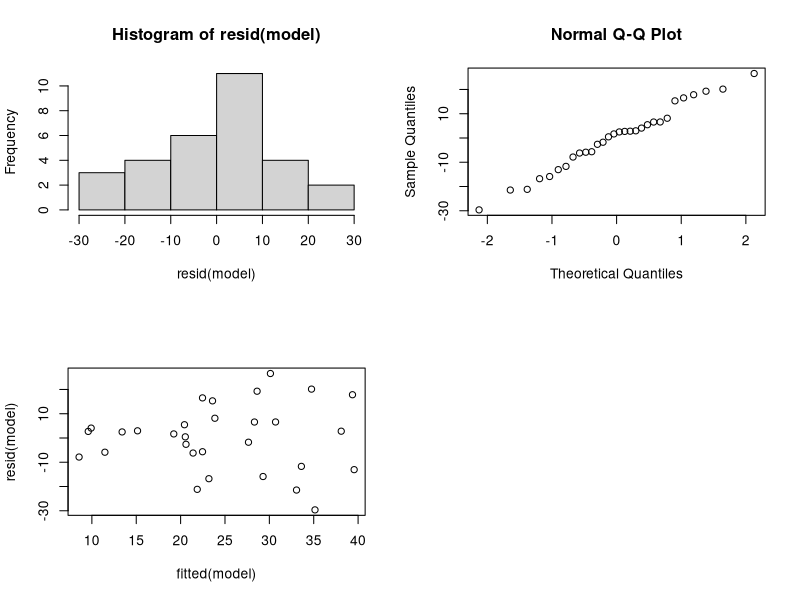

The R source for this figure:

#MLR.R

Case=c(1,2,3,4,5,6,7,8,9,10,11,12,13,14,15,16,17,18,19,20,21,22,23,24,25,26,27,28,29,30)
Taste =c(12.3,20.9,39,47.9,5.6,25.9,37.3,21.9,18.1,21,34.9,57.2,0.7,25.9,54.9,
40.9,15.9,6.4,18,38.9,14,15.2,32,56.7,16.8,11.6,26.5,0.7,13.4,5.5)

Acetic =c(4.543,5.159,5.366,5.759,4.663,5.697,5.892,6.078,4.898,5.242,5.74,6.446,4.477,5.236,6.151,
6.365,4.787,5.412,5.247,5.438,4.564,5.298,5.455,5.855,5.366,6.043,6.458,5.328,5.802,6.176)

H2S =c(3.135,5.043,5.438,7.496,3.807,7.601,8.726,7.966,3.85,4.174,6.142,7.908,2.996,4.942,6.752,
9.588,3.912,4.7,6.174,9.064,4.949,5.22,9.242,10.199,3.664,3.219,6.962,3.912,6.685,4.787)

Lactic=c(0.86,1.53,1.57,1.81,0.99,1.09,1.29,1.78,1.29,1.58,1.68,1.9,1.06,1.3,1.52,1.74,1.16,1.49,1.63,1.99,1.15,1.33,1.44,2.01,1.31,1.46,
1.72,1.25,1.08,1.25)



#######################################################
model =lm(Taste ~ Acetic)
par(mfrow=c(2,2))
       #Histogram
hist(resid(model))
       #QQ plot
qqnorm(resid(model))
plot(fitted(model), resid(model))
par(mfrow=c(1,1))

########################################################





model1=lm(Taste~ Acetic + H2S)
model2 =lm(Taste~ Acetic + Lactic)
model3 =lm(Taste~ Lactic + H2S)
model4 =lm(Taste~ Acetic + Lactic + H2S)



summary(model1)$r.squared
summary(model2)$r.squared
summary(model3)$r.squared
summary(model4)$r.squared






summary(model1)$adj.r.squared
summary(model2)$adj.r.squared
summary(model3)$adj.r.squared
summary(model4)$adj.r.squared
